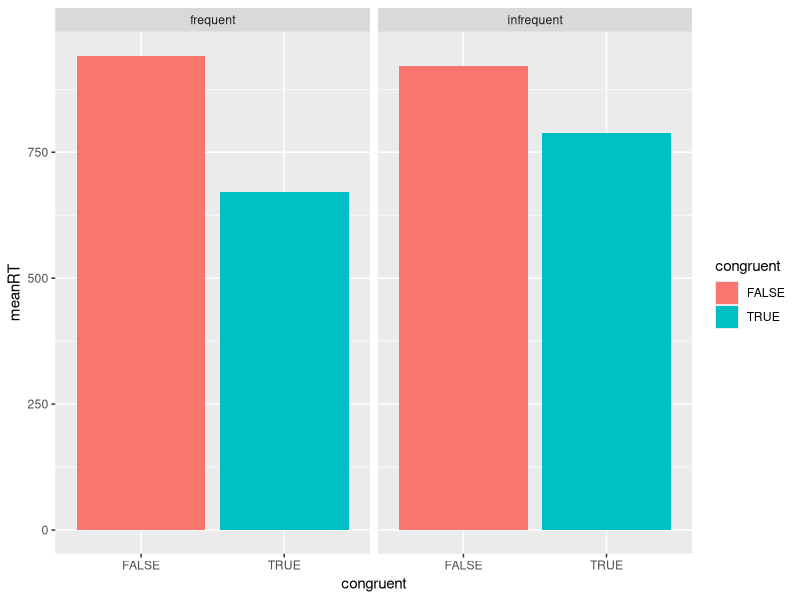

Reproduce this figure in R. (Note: this script raises an error after producing the figure.)
## ---- chunk 1
  library(ggplot2)
  library(dplyr)
  library(lme4)
  library(quantmod) #for lag function
## ---- chunk 2
  #stroop_df and decision_df
  s_df = read.csv('../Data/002_stroop.csv')
  d_df = read.csv('../Data/002_decision.csv')
## ---- chunk 3
  #remove practice
  s_df = s_df[s_df$type %in% c('frequent','infrequent'),]
  #convert logical strings to logical values
  s_df$correct = s_df$correct == 'True'
  s_df$congruent= s_df$congruent == 'True'
  s_df$repeat_stim= s_df$repeat_stim == 'True'
  #spot check that the frequencies are correct
  print(group_by(s_df, type) %>% summarise('incongruent_freq' = mean(congruent)))
  s_df_clean = s_df[s_df$correct == T,]
  #log transform rt's to remove skew, and z-transform across all correct trials
  s_df_clean$rt_logZ = scale(log(s_df_clean$rt))
  stroop_rs = lm(rt_logZ ~ congruent * type + repeat_stim, data = s_df_clean)
  summary(stroop_rs)
  #back out of Z/log transform to interpret
  log_rt_mean = mean(log(s_df_clean$rt))
  log_rt_sd = sd(log(s_df_clean$rt))


  IE_freq = stroop_rs$coefficients[2]
  IE_infreq = stroop_rs$coefficients[2] + stroop_rs$coefficients[5]
## ---- chunk 4
  RT_summary = group_by(s_df_clean, type, congruent) %>% summarise('meanRT' = mean(rt))
  ggplot(data = RT_summary, aes(x = congruent, y = meanRT, fill = congruent )) + geom_bar(stat = 'identity') + facet_grid(.~type)
## ---- chunk 5
  #remove practice trials and only use trials where the subject actually responded
  d_df_clean = d_df[d_df$type == 'task' & d_df$FB!=-1,]
  #refactor dataframe
  cat = sapply(d_df_clean, is.factor) 
  d_df_clean[cat] = lapply(d_df_clean[cat], factor)
  d_df_clean$fs_choice = as.factor(d_df_clean$fs_choice)
  d_df_clean$ss_choice = as.factor(d_df_clean$ss_choice)
  d_df_clean$Switch = as.factor(d_df_clean$Switch)
  d_df_clean$lag_transition = lag(d_df_clean$transition)
  d_df_clean$lag_FB = as.factor(lag(d_df_clean$FB))
  #remove first row because we are interested in switches
  d_df_clean=d_df_clean[-1,]

  decision_rs = glm(Switch ~ lag_FB * lag_transition, family = binomial, data = d_df_clean)
  summary(decision_rs)
## ---- chunk 6
  decision_summary = group_by(d_df_clean, lag_transition, lag_FB) %>% summarise('P_switch' = mean(Switch)-1)
  ggplot(data = decision_summary, aes(x = lag_FB, y = P_switch, fill = lag_FB)) + geom_bar(stat = 'identity') + facet_grid(.~lag_transition)
## ---- chunk 7
  s_df = read.csv('../Data/stroop_all_subj.csv')
  d_df = read.csv('../Data/decision_all_subj.csv')
## ---- chunk 8
  #remove practice trials and only use trials where the subject actually responded
  d_df_clean = d_df[d_df$type == 'task' & d_df$FB!=-1,]
  #refactor dataframe
  cat = sapply(d_df_clean, is.factor) 
  d_df_clean[cat] = lapply(d_df_clean[cat], factor)
  d_df_clean$fs_choice = as.factor(d_df_clean$fs_choice)
  d_df_clean$ss_choice = as.factor(d_df_clean$ss_choice)
  d_df_clean$Switch = as.factor(d_df_clean$Switch)
  d_df_clean$lag_transition = lag(d_df_clean$transition)
  d_df_clean$lag_FB = as.factor(lag(d_df_clean$FB))
  #remove first row because we are interested in switches
  d_df_clean=d_df_clean[-1,]

  decision_rs = glmer(Switch ~ lag_FB * lag_transition +(lag_FB*lag_transition | id), family = binomial, data = d_df_clean)
  summary(decision_rs)
